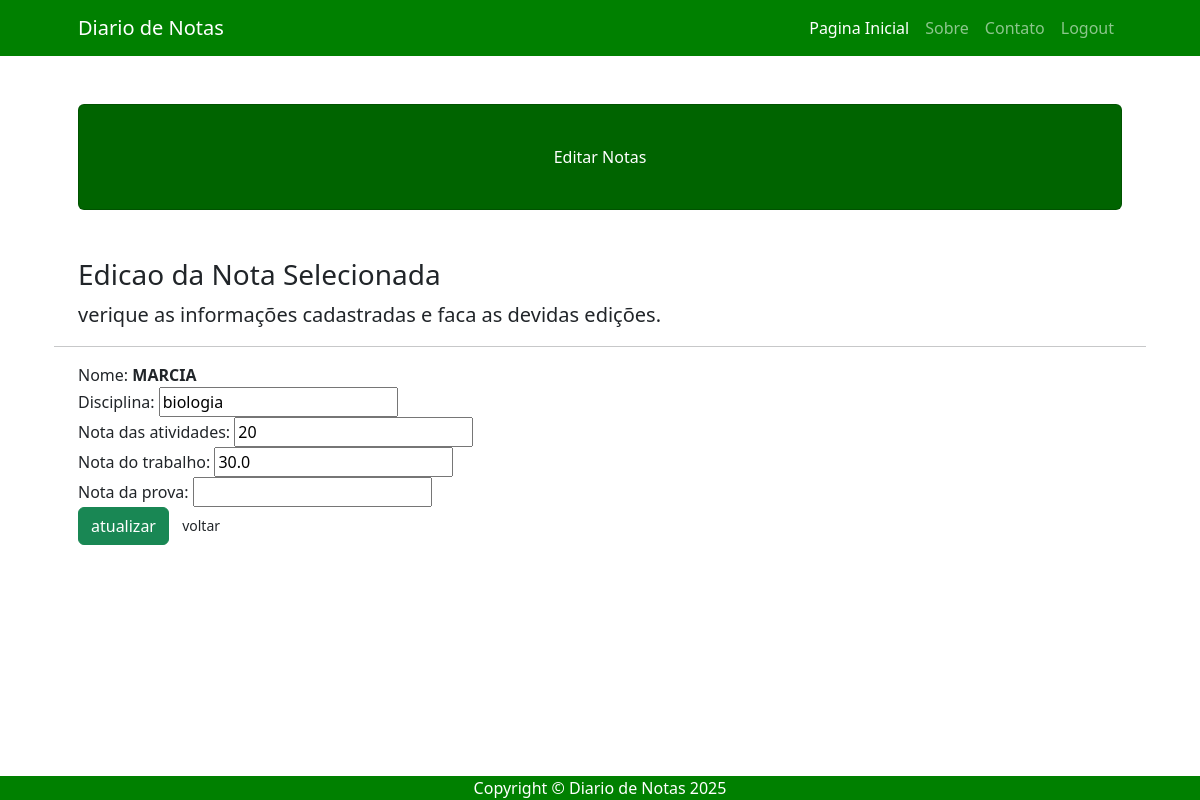
The app's page /editar_verificacao/4 (signed in) with its own data.
### usuarios/models.py (models this page shows)
class Nota(models.Model):
    nome_aluno = models.CharField(max_length= 200)
    disciplina = models.CharField(max_length= 200)
    nota_atividades = models.IntegerField(default= 0)
    nota_trabalho = models.FloatField(default= 0)
    nota_prova = models.FloatField(default= 0)
    media = models.FloatField(blank= True, default=0)

### usuarios/views.py (the view)
# urls.py: path('editar_verificacao/<int:pk>',views.editar_verificacao,name = 'editar_verificacao'),
def editar_verificacao(request,pk):
    if request.method == "GET":
        if request.user.is_authenticated:
            lista_notas = Nota.objects.get(pk=pk)
            dicionario_notas = {'lista_notas':lista_notas}
            return render(request,'usuarios/editar.html',dicionario_notas)
        else:
            return HttpResponse("faça o login para acessar")

### usuarios/templates/usuarios/editar.html (shortened to what this page needs)
{% extends 'usuarios/base.html' %}
{% block titulo %}Editar Notas{% endblock %}
<h3>Edicao da Nota Selecionada</h3>
<p class="lead"> verique as informações cadastradas e faca as devidas edições.</p>
<hr>
<form action="{% url 'editar' lista_notas.pk %}" method="POST">
    <div class="form-register">
        <label for="userName">Nome:</label>
        <label for="Name" style="font-weight: bold;">{{ user.first_name }}</label>
    </div>
    <div class="form-register">
        <label for="disciplinaName">Disciplina:</label>
        <input type="text" id="disciplinaName" name="disciplina" value="{{ lista_notas.disciplina}}">
    </div>
    <div class="form-register">
        <label for="notaAtividades">Nota das atividades:</label>
        <input type="text" id="notaAtividades" name="nota_atividades" value="{{ lista_notas.nota_atividades}}">
    </div>
    <div class="form-register">
        <label for="notaTrabalho">Nota do trabalho:</label>
        <input type="text" id="notaTrabalho" name="nota_trabalho" value="{{ lista_notas.nota_trabalho}}">
    </div>
    <div class="form-register">
        <label for="notaProva">Nota da prova:</label>
        <input type="text" id="notaProva" name="nota_prova" value="{{ lista_notas_nota_prova}}">
    </div>
    <div class="update">
        <button type="submit" class="btn btn-success btn_sm">atualizar</button>
        <a href="{% url'alterar' % }" class="btn btn_danger btn-sm">voltar</a>
    </div>
</form>

### records on screen
Nota: disciplina "biologia", nota_atividades "20", nota_trabalho "30.0"

### other values on screen
{{ user.first_name }} "MARCIA"
